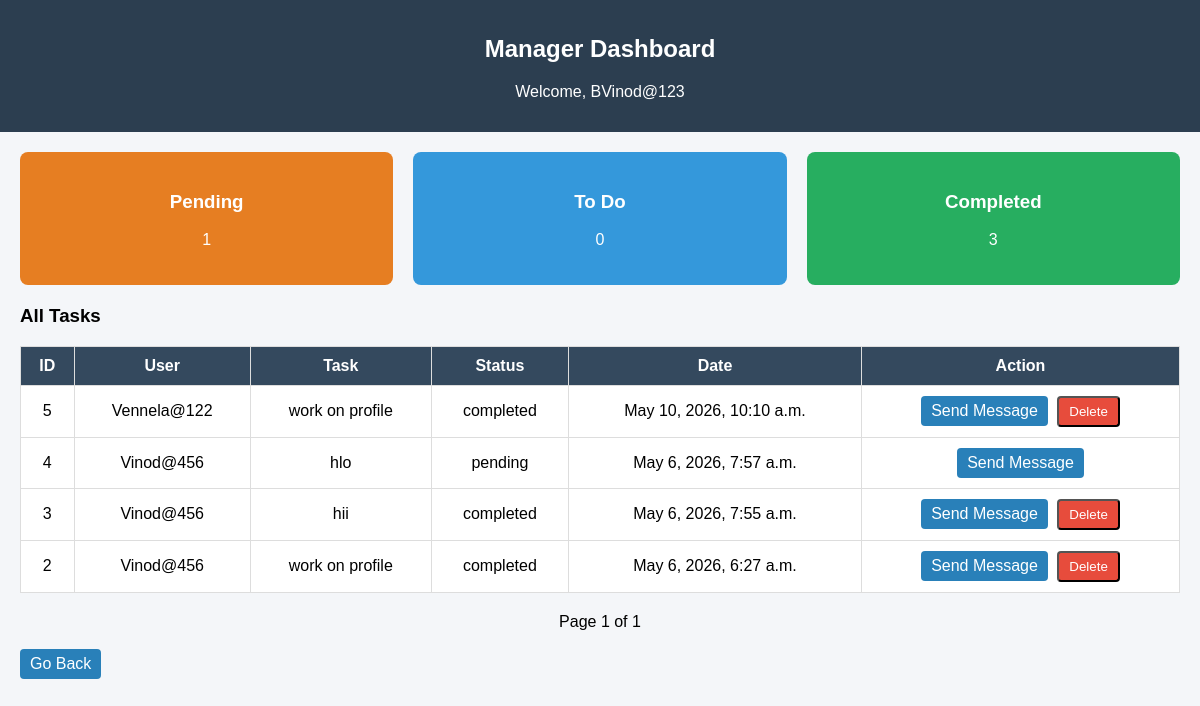
Before: /manager-dashboard/ (signed in) with the older database file.
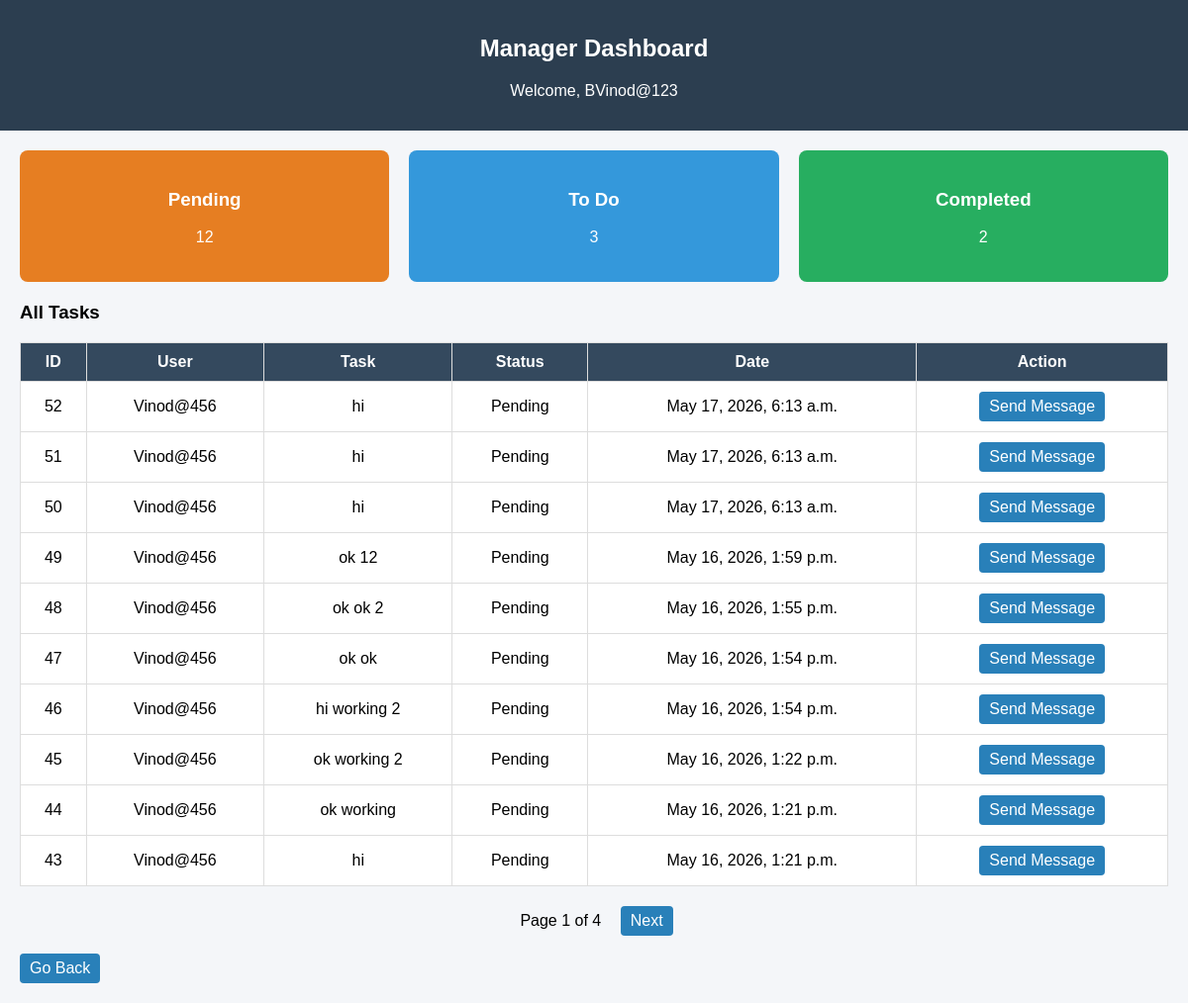
After: the same page with the newer database file.
### myapp/models.py (models this page shows, shortened)
class Task_assign(models.Model):
    manager = models.ForeignKey(User, on_delete=models.CASCADE, related_name="manager_tasks")
    user = models.ForeignKey(User, on_delete=models.CASCADE, related_name="employee_tasks")
    task = models.CharField(max_length=100)
    STATUS_CHOICES = [
        ('pending', 'Pending'),
        ('todo', 'Todo'),
        ('completed', 'Completed'),
    ]
    status = models.CharField(max_length=20, choices=STATUS_CHOICES, default='pending')
    created_at = models.DateTimeField(auto_now_add=True)

### myapp/views.py (the view)
# urls.py: path('manager-dashboard/', views.manager_dashboard, name='manager_dashboard'),
@login_required
def manager_dashboard(request):
    if not request.user.is_staff:
        return redirect('home')
    manager = request.user
    all_tasks_qs = Task_assign.objects.filter(manager=request.user).order_by('-id')
    pending = Task_assign.objects.filter(manager=request.user, status='pending')
    todo = Task_assign.objects.filter(manager=request.user, status='todo')
    completed = Task_assign.objects.filter(manager=request.user, status='completed')
    paginator = Paginator(all_tasks_qs, 10)  # 10 per page
    page_number = request.GET.get('page')
    page_obj = paginator.get_page(page_number)
    return render(request, 'myapp/manager_dashboard.html', {
        'all_task': page_obj,   # table uses this
        'page_obj': page_obj,   # pagination controls
        'pending': pending,
        'todo_task': todo,
        'completed_task': completed,
        'manager': manager
    })

### templates/myapp/manager_dashboard.html (shortened to what this page needs)
<!DOCTYPE html>
<html>
<head>
</head>
<body>
<header>
    <h2>Manager Dashboard</h2>
    <p>Welcome, {{ manager.username }}</p>
</header>
<div class="container">
    <div class="cards">
        <div class="card pending">
            <h3>Pending</h3>
            <p>{{ pending.count }}</p>
        </div>
        <div class="card todo">
            <h3>To Do</h3>
            <p>{{ todo_task.count }}</p>
        </div>
        <div class="card completed">
            <h3>Completed</h3>
            <p>{{ completed_task.count }}</p>
        </div>
    </div>
    <h3>All Tasks</h3>
    <table>
        <tr>
            <th>ID</th>
            <th>User</th>
            <th>Task</th>
            <th>Status</th>
            <th>Date</th>
            <th>Action</th>
        </tr>
        {% for task in all_task %}
        <tr>
            <td>{{ task.id }}</td>
            <td>{{ task.user.username }}</td>
            <td>{{ task.task }}</td>
            <td>{{ task.status }}</td>
            <td>{{ task.created_at }}</td>
            <td class="action-group">
                <a class="btn" href="{% url 'sender_message' task.user.id %}">
                    Send Message
                </a>
                {% if task.status == "completed" %}
                <form action="{% url 'delete_task' task.id %}" method="post">
                    <button type="submit" class="btn btn-danger"
                            onclick="return confirm('Are you sure you want to delete this task?');">
                        Delete
                    </button>
                </form>
                {% endif %}
            </td>
        </tr>
        {% empty %}
        <tr>
            <td colspan="6">No tasks found</td>
        </tr>
        {% endfor %}
    </table>
    <div class="pagination">
        <span style="margin: 0 10px;">
            Page {{ all_task.number }} of {{ all_task.paginator.num_pages }}
        </span>
        {% if all_task.has_next %}
            <a class="btn" href="?page={{ all_task.next_page_number }}">
                Next
            </a>
        {% endif %}
    </div>
    <br>
    <a class="btn" href="{% url 'manager_profile' %}">Go Back</a>
</div>
</body>
</html>

### templates/myapp/manager_dashboard.html (style rules this page uses)
body { font-family: Arial; background: #f4f6f9; margin: 0; }
header { background: #2c3e50; color: white; padding: 15px; text-align: center; }
.container { padding: 20px; }
.cards { display: flex; gap: 20px; margin-bottom: 20px; }
.card { flex: 1; padding: 20px; border-radius: 8px; color: white; text-align: center; }
.pending { background: #e67e22; }
.todo { background: #3498db; }
.completed { background: #27ae60; }
table { width: 100%; border-collapse: collapse; background: white; }
th, td { padding: 10px; border: 1px solid #ddd; text-align: center; }
th { background: #34495e; color: white; }
.btn { padding: 6px 10px; background: #2980b9; color: white; text-decoration: none; border-radius: 4px; display: inline-block; }
.pagination { margin-top: 20px; text-align: center; }
.pagination a { margin: 0 5px; }

Changed rows visible on the page:
removed Task_assign: id "5", user.username "Vennela@122", task "work on profile", status "completed", created_at "May 10, 2026, 10:10 a.m.", shows "Delete"
no longer on this page (row unchanged): Task_assign: id "4", user.username "Vinod@456", task "hlo", status "pending", created_at "May 6, 2026, 7:57 a.m."
removed Task_assign: id "3", user.username "Vinod@456", task "hii", status "completed", created_at "May 6, 2026, 7:55 a.m.", shows "Delete"
removed Task_assign: id "2", user.username "Vinod@456", task "work on profile", status "completed", created_at "May 6, 2026, 6:27 a.m.", shows "Delete"
added Task_assign: id "52", user.username "Vinod@456", task "hi", status "Pending", created_at "May 17, 2026, 6:13 a.m."
added Task_assign: id "51", user.username "Vinod@456", task "hi", status "Pending", created_at "May 17, 2026, 6:13 a.m."
added Task_assign: id "50", user.username "Vinod@456", task "hi", status "Pending", created_at "May 17, 2026, 6:13 a.m."
added Task_assign: id "49", user.username "Vinod@456", task "ok 12", status "Pending", created_at "May 16, 2026, 1:59 p.m."
added Task_assign: id "48", user.username "Vinod@456", task "ok ok 2", status "Pending", created_at "May 16, 2026, 1:55 p.m."
added Task_assign: id "47", user.username "Vinod@456", task "ok ok", status "Pending", created_at "May 16, 2026, 1:54 p.m."
added Task_assign: id "46", user.username "Vinod@456", task "hi working 2", status "Pending", created_at "May 16, 2026, 1:54 p.m."
added Task_assign: id "45", user.username "Vinod@456", task "ok working 2", status "Pending", created_at "May 16, 2026, 1:22 p.m."
added Task_assign: id "44", user.username "Vinod@456", task "ok working", status "Pending", created_at "May 16, 2026, 1:21 p.m."
added Task_assign: id "43", user.username "Vinod@456", task "hi", status "Pending", created_at "May 16, 2026, 1:21 p.m."
Other visible differences:
{{ pending.count }}: "1" → "12"
{{ todo_task.count }}: "0" → "3"
{{ completed_task.count }}: "3" → "2"
{{ all_task.paginator.num_pages }}: "1" → "4"
text now shown: "Next"
